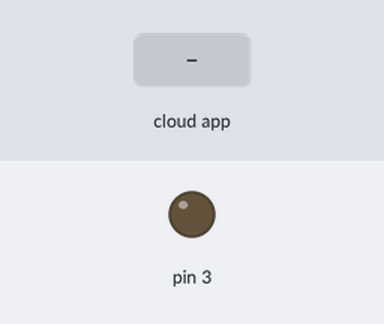
Bench run of a sketch on a simulated Arduino Uno, built with avr-gcc and run on an emulated ATmega328P. Shown: output pins drawn as LEDs (lit = HIGH). The inputs (shaded band) are chosen by the test bench. The ROS host is connected and sends only what is stated.

Above: at 1.2 s.
1.3 s: the phone or cloud app sets rosserial to 1
At 2.0 s:
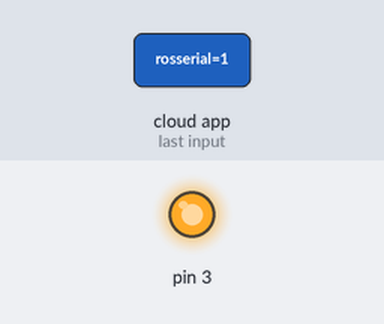
2.8 s: the phone or cloud app sets rosserial to 0
At 3.2 s:
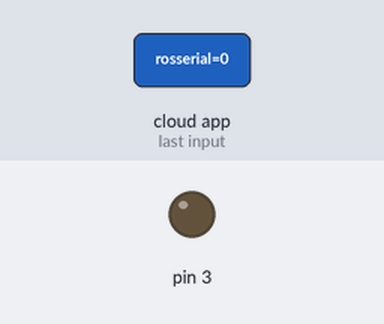
Timing chart, 0 to 5.8 s (numbered marks = the images above; inputs shaded):
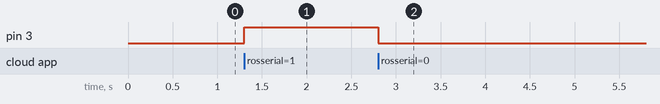

Measured:
- after the input at 1.3 s, pin 3: LOW → HIGH at once
- after the input at 2.8 s, pin 3: HIGH → LOW at once

The sketch:

listennerArduino.ino
```cpp
#include <ros.h>
#include <std_msgs/Int8.h>

ros::NodeHandle nh;

void messageCb(const std_msgs::Int8& msg) {

	digitalWrite(3, msg.data);

}

ros::Subscriber<std_msgs::Int8> sub("rosserial", &messageCb);

void setup() {
	pinMode(3, OUTPUT);

	nh.initNode();
	nh.subscribe(sub);
}

void loop(){
	nh.spinOnce();
}
```
